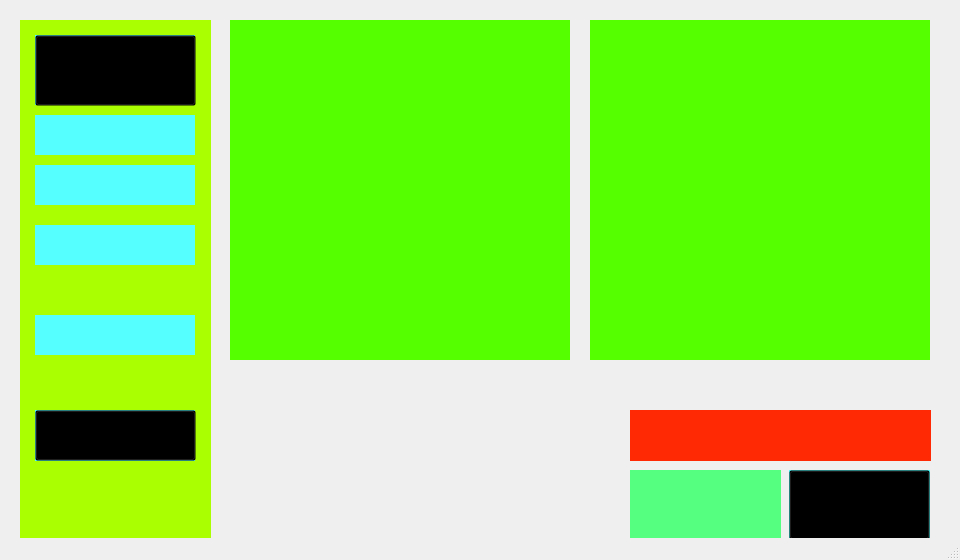
<?xml version="1.0" encoding="UTF-8"?>
<ui version="4.0">
 <class>MainWindow</class>
 <widget class="QMainWindow" name="MainWindow">
  <property name="enabled">
   <bool>true</bool>
  </property>
  <property name="geometry">
   <rect>
    <x>0</x>
    <y>0</y>
    <width>960</width>
    <height>560</height>
   </rect>
  </property>
  <property name="sizePolicy">
   <sizepolicy hsizetype="Ignored" vsizetype="Ignored">
    <horstretch>0</horstretch>
    <verstretch>0</verstretch>
   </sizepolicy>
  </property>
  <property name="minimumSize">
   <size>
    <width>960</width>
    <height>560</height>
   </size>
  </property>
  <property name="maximumSize">
   <size>
    <width>960</width>
    <height>560</height>
   </size>
  </property>
  <property name="windowTitle">
   <string>MainWindow</string>
  </property>
  <widget class="QWidget" name="centralwidget">
   <widget class="QLabel" name="InfoWindow">
    <property name="geometry">
     <rect>
      <x>20</x>
      <y>20</y>
      <width>191</width>
      <height>520</height>
     </rect>
    </property>
    <property name="styleSheet">
     <string notr="true">background-color: rgb(170, 255, 0);</string>
    </property>
    <property name="text">
     <string/>
    </property>
   </widget>
   <widget class="QLabel" name="Matrix1">
    <property name="geometry">
     <rect>
      <x>230</x>
      <y>20</y>
      <width>340</width>
      <height>340</height>
     </rect>
    </property>
    <property name="styleSheet">
     <string notr="true">background-color: rgb(85, 255, 0);</string>
    </property>
    <property name="text">
     <string/>
    </property>
   </widget>
   <widget class="QLabel" name="Matrix2">
    <property name="geometry">
     <rect>
      <x>590</x>
      <y>20</y>
      <width>340</width>
      <height>340</height>
     </rect>
    </property>
    <property name="styleSheet">
     <string notr="true">background-color: rgb(85, 255, 0);</string>
    </property>
    <property name="text">
     <string/>
    </property>
   </widget>
   <widget class="QLabel" name="text1">
    <property name="geometry">
     <rect>
      <x>35</x>
      <y>225</y>
      <width>160</width>
      <height>40</height>
     </rect>
    </property>
    <property name="styleSheet">
     <string notr="true">background-color: rgb(85, 255, 255);</string>
    </property>
    <property name="text">
     <string/>
    </property>
   </widget>
   <widget class="QLabel" name="text2">
    <property name="geometry">
     <rect>
      <x>35</x>
      <y>35</y>
      <width>160</width>
      <height>70</height>
     </rect>
    </property>
    <property name="styleSheet">
     <string notr="true">background-color: rgb(85, 255, 255);</string>
    </property>
    <property name="text">
     <string/>
    </property>
   </widget>
   <widget class="QLabel" name="text3">
    <property name="geometry">
     <rect>
      <x>35</x>
      <y>115</y>
      <width>160</width>
      <height>40</height>
     </rect>
    </property>
    <property name="styleSheet">
     <string notr="true">background-color: rgb(85, 255, 255);</string>
    </property>
    <property name="text">
     <string/>
    </property>
   </widget>
   <widget class="QLabel" name="text4">
    <property name="geometry">
     <rect>
      <x>789</x>
      <y>470</y>
      <width>141</width>
      <height>70</height>
     </rect>
    </property>
    <property name="styleSheet">
     <string notr="true">background-color: rgb(85, 255, 255);</string>
    </property>
    <property name="text">
     <string/>
    </property>
   </widget>
   <widget class="QLabel" name="text5">
    <property name="geometry">
     <rect>
      <x>35</x>
      <y>410</y>
      <width>160</width>
      <height>51</height>
     </rect>
    </property>
    <property name="styleSheet">
     <string notr="true">background-color: rgb(85, 255, 255);</string>
    </property>
    <property name="text">
     <string/>
    </property>
   </widget>
   <widget class="QLabel" name="text6">
    <property name="geometry">
     <rect>
      <x>35</x>
      <y>165</y>
      <width>160</width>
      <height>40</height>
     </rect>
    </property>
    <property name="styleSheet">
     <string notr="true">background-color: rgb(85, 255, 255);</string>
    </property>
    <property name="text">
     <string>&lt;html&gt;&lt;head/&gt;&lt;body&gt;&lt;p&gt;&lt;br/&gt;&lt;/p&gt;&lt;/body&gt;&lt;/html&gt;</string>
    </property>
   </widget>
   <widget class="QLabel" name="text8">
    <property name="geometry">
     <rect>
      <x>35</x>
      <y>315</y>
      <width>160</width>
      <height>40</height>
     </rect>
    </property>
    <property name="styleSheet">
     <string notr="true">background-color: rgb(85, 255, 255);</string>
    </property>
    <property name="text">
     <string/>
    </property>
   </widget>
   <widget class="QLabel" name="Asymptotic">
    <property name="geometry">
     <rect>
      <x>630</x>
      <y>410</y>
      <width>301</width>
      <height>51</height>
     </rect>
    </property>
    <property name="styleSheet">
     <string notr="true">background-color: rgb(255, 41, 3);</string>
    </property>
    <property name="text">
     <string/>
    </property>
   </widget>
   <widget class="QLabel" name="MatrixName2">
    <property name="geometry">
     <rect>
      <x>590</x>
      <y>360</y>
      <width>341</width>
      <height>31</height>
     </rect>
    </property>
    <property name="styleSheet">
     <string notr="true"/>
    </property>
    <property name="text">
     <string/>
    </property>
   </widget>
   <widget class="QLabel" name="MatrixName1">
    <property name="geometry">
     <rect>
      <x>230</x>
      <y>360</y>
      <width>341</width>
      <height>31</height>
     </rect>
    </property>
    <property name="text">
     <string/>
    </property>
   </widget>
   <widget class="QLabel" name="Theory1">
    <property name="geometry">
     <rect>
      <x>230</x>
      <y>400</y>
      <width>341</width>
      <height>31</height>
     </rect>
    </property>
    <property name="styleSheet">
     <string notr="true"/>
    </property>
    <property name="text">
     <string/>
    </property>
   </widget>
   <widget class="QLabel" name="Theory4">
    <property name="geometry">
     <rect>
      <x>230</x>
      <y>460</y>
      <width>341</width>
      <height>31</height>
     </rect>
    </property>
    <property name="text">
     <string/>
    </property>
   </widget>
   <widget class="QLabel" name="Theory5">
    <property name="geometry">
     <rect>
      <x>230</x>
      <y>480</y>
      <width>341</width>
      <height>31</height>
     </rect>
    </property>
    <property name="text">
     <string/>
    </property>
   </widget>
   <widget class="QLabel" name="Theory6">
    <property name="geometry">
     <rect>
      <x>230</x>
      <y>500</y>
      <width>341</width>
      <height>31</height>
     </rect>
    </property>
    <property name="text">
     <string/>
    </property>
   </widget>
   <widget class="QLabel" name="Theory3">
    <property name="geometry">
     <rect>
      <x>230</x>
      <y>440</y>
      <width>341</width>
      <height>31</height>
     </rect>
    </property>
    <property name="text">
     <string/>
    </property>
   </widget>
   <widget class="QLabel" name="Theory2">
    <property name="geometry">
     <rect>
      <x>230</x>
      <y>420</y>
      <width>341</width>
      <height>31</height>
     </rect>
    </property>
    <property name="text">
     <string/>
    </property>
   </widget>
   <widget class="QPushButton" name="pushButton">
    <property name="geometry">
     <rect>
      <x>789</x>
      <y>470</y>
      <width>141</width>
      <height>70</height>
     </rect>
    </property>
    <property name="styleSheet">
     <string notr="true">background-color: rgba(0, 0, 0, 0);</string>
    </property>
    <property name="text">
     <string/>
    </property>
   </widget>
   <widget class="QLabel" name="determinant">
    <property name="geometry">
     <rect>
      <x>630</x>
      <y>470</y>
      <width>151</width>
      <height>70</height>
     </rect>
    </property>
    <property name="styleSheet">
     <string notr="true">background-color: rgb(85, 255, 127);</string>
    </property>
    <property name="text">
     <string/>
    </property>
   </widget>
   <widget class="QPushButton" name="Randomize">
    <property name="geometry">
     <rect>
      <x>35</x>
      <y>35</y>
      <width>161</width>
      <height>71</height>
     </rect>
    </property>
    <property name="styleSheet">
     <string notr="true">background-color: rgba(0, 0, 0, 0);</string>
    </property>
    <property name="text">
     <string/>
    </property>
   </widget>
   <widget class="QPushButton" name="Save">
    <property name="geometry">
     <rect>
      <x>35</x>
      <y>410</y>
      <width>161</width>
      <height>51</height>
     </rect>
    </property>
    <property name="styleSheet">
     <string notr="true">background-color: rgba(0, 0, 0, 0);</string>
    </property>
    <property name="text">
     <string/>
    </property>
   </widget>
   <widget class="QLabel" name="Det">
    <property name="geometry">
     <rect>
      <x>659</x>
      <y>470</y>
      <width>121</width>
      <height>72</height>
     </rect>
    </property>
    <property name="text">
     <string/>
    </property>
   </widget>
   <widget class="QLabel" name="counter">
    <property name="geometry">
     <rect>
      <x>860</x>
      <y>410</y>
      <width>71</width>
      <height>51</height>
     </rect>
    </property>
    <property name="text">
     <string/>
    </property>
   </widget>
  </widget>
  <widget class="QMenuBar" name="menubar">
   <property name="enabled">
    <bool>false</bool>
   </property>
   <property name="geometry">
    <rect>
     <x>0</x>
     <y>0</y>
     <width>960</width>
     <height>21</height>
    </rect>
   </property>
  </widget>
  <widget class="QStatusBar" name="statusbar">
   <property name="enabled">
    <bool>false</bool>
   </property>
  </widget>
 </widget>
 <resources/>
 <connections/>
</ui>
